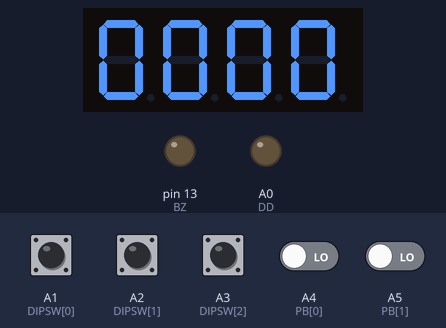
Simulated run of this sketch. Board: Arduino Uno, built with avr-gcc and run on an emulated ATmega328P. Parts: 4-digit seven-segment display, output pins drawn as LEDs (lit = HIGH). Wiring (inferred from the names in the program): 4-digit 7-segment display, segments lit when LOW: segments pin 6, pin 7, pin 8, pin 9, pin 10, pin 11, pin 12; digit selects pin 2, pin 3, pin 4, pin 5. The test bench sets the inputs (shaded band); at power-on: A1 (DIPSW[0]), A2 (DIPSW[1]), A3 (DIPSW[2]), A4 (PB[0]), A5 (PB[1]) LOW. The segment pins are drawn as the display they are named for; pins used as bus, display or sensor lines are not drawn.

Above: at 1.2 s.
1.3 s: A1 (DIPSW[0]) pulled HIGH for 1 s
At 2.7 s:
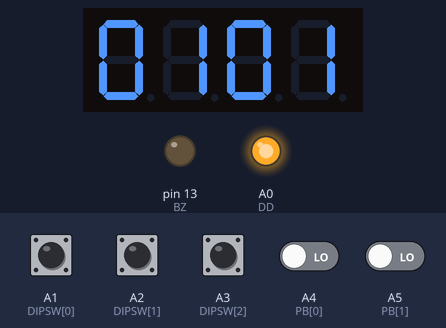
2.9 s: A2 (DIPSW[1]) pulled HIGH for 0.15 s
At 3.02 s:
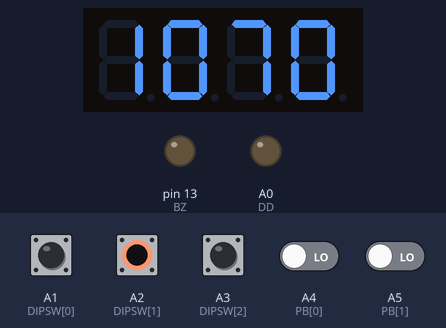
3.6 s: A1 (DIPSW[0]) pulled HIGH for 0.15 s
At 4.2 s:
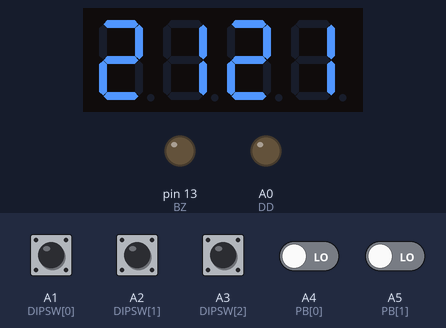
5.2 s: A2 (DIPSW[1]) pulled HIGH for 1 s
At 5.42 s:
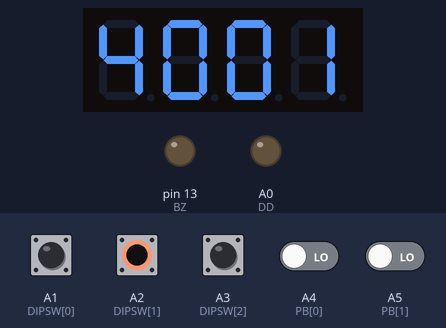
Timing chart, 0 to 7.8 s (numbered marks = the images above; inputs shaded):
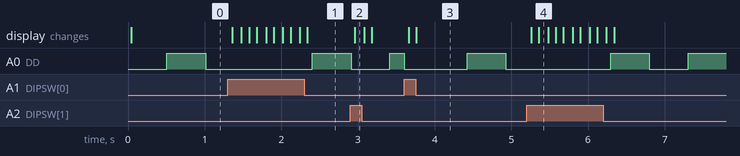

The sketch:

hw02_2.ino
```cpp
/*
Coded by Jheng-Hong Wang (2018)
E-mail : workspace2110@gmail.com
Description:
    題目： 兼具鬧鐘與時鐘功能之電子時鐘(進階版)
    接腳:
        P11B(1~4)   : 分別接微控板的 2 、3 、4 、5 腳
        P11A(a~g)   : 分別接微控板的 6 、7 、8 、9 、10 、11 、12 腳
        P14         : 接微控板的 13 腳
        DD          : 接微控板的 A0 腳
        P5-1~P5-3   : 分別接微控板的 A1 、A2 、A3 腳
        P6-5~P6-6   : 分別接微控板的 A4 、A5 腳
        P6-1        : 接GND(低態動作)
    功能:
        (1)具有調整時、分的功能
        (2)每隔5分鐘從蜂鳴器發出聲音
        (3)每小時發出一段簡短音樂報時
        (4)設定鬧鐘
        (5)重複播放一段音樂，直到關掉鬧鐘功能
*/

// Include library(s):
#include "Clock.h" //My library : 處理時鐘運作作業(詳情請看header檔)
//--------------------------------------------

// Declare variables:

// Output pins:
const int scan[] = {2, 3, 4, 5};                // 宣告掃描信號接腳
const int SEG[] = {6, 7, 8, 9, 10, 11, 12};     // 宣告顯示信號接腳(g~a)
const int BZ = 13;                              // 宣告蜂鳴器接腳
const int DD = A0;                              // 宣告閃秒LED接腳(":")
// ===========================================

// Input pins
const int DIPSW[] = {A1, A2, A3};       // 宣告指撥開關接腳
const int PB[] = {A4, A5};              // 宣告按鍵接腳
// ===========================================

// Data:
Clock* clock;   // 宣告時鐘物件
// ===========================================

//--------------------------------------------


// Initializing system
void setup(){
    clock = new Clock(SEG, scan, PB, 2, DIPSW, 3, BZ, DD);  //Instance clock
}
//--------------------------------------------

// Main function
void loop(){
    clock->runWork();// run clock
}
//--------------------------------------------
```

Clock.cpp
```cpp
#include "Clock.h"
using namespace std;

// Constructor: input(SEG pins(a~g), scanner pins, PB pins, DIPSW pins, and buzzer pin)
Clock::Clock(const int* SEG, const int* scan, const int* PB, int PB_length, const int* DIPSW, int DIPSW_length, const int buzzer, const int DD){
    FDSS = new FourDigitSevenSegment(SEG, scan);    //Instance FDSS

    this->PB = new int[ PB_length ];        // Instance PB array
    this->DIPSW = new int[ DIPSW_length ];  // Instance DIPSW array

    // Setting pins:
    set_PB_pins(PB, PB_length );
    set_DIPSW_pins(DIPSW, DIPSW_length );
    set_Buzzer_pin(buzzer);
    set_DD_pin(DD);
    // ===========================================
}
//--------------------------------------------

// Deconstructor
Clock::~Clock(){

}
//--------------------------------------------

// Setting DIP switch pins
void Clock::set_DIPSW_pins(const int* pins, int length){
    for(int i=0; i<length; ++i){
        DIPSW[i] = pins[i];
    }

    setupDIPSW();
}
//--------------------------------------------

// Setting PB pins
void Clock::set_PB_pins(const int* pins, int length){
    for(int i=0; i<length; ++i){
        PB[i] = pins[i];
    }

    setupPB();
}
//--------------------------------------------

// Setting Buzzer pins
void Clock::set_Buzzer_pin(const int pin){
    BZ = pin;

    setupBuzzer();
}
//--------------------------------------------

// Setting DD pins
void Clock::set_DD_pin(const int pin){
    DD = pin;

    setupDD();
}
//--------------------------------------------

// 調整模式
void Clock::adjustment(){
    while(phase0==1){
        seconds = 0;                // 秒數歸零
        digitalWrite(DD, false);    // 閃秒固定亮著

        // 時遞增調整(按鍵為低態動作)
        if(!digitalRead(PB[0])){    // 若PB[0]被按下(時遞增)
            add_hour(disp);
        }

        // 分遞增調整(按鍵為低態動作)
        if(!digitalRead(PB[1])){    // 若PB[1]被按下(分遞增)
            add_minute(disp);
        }

        FDSS->scanner(25, disp);    // 連續掃描25週(100ms，每秒約10次)

        DIP_swtich();   // 讀取指撥開關
    }
}
//--------------------------------------------

// 鬧鐘調整模式
void Clock::adjustment_alarm(){
   while(phase0==2){
        seconds = 0;                // 秒數歸零
        digitalWrite(DD, false);    // 閃秒固定亮著

        // 時遞增調整(按鍵為低態動作)
        if(!digitalRead(PB[0])){    // 若PB[0]被按下(時遞增)
            add_hour(goal);
        }

        // 分遞增調整(按鍵為低態動作)
        if(!digitalRead(PB[1])){    // 若PB[1]被按下(分遞增)
            add_minute(goal);
        }

        FDSS->scanner(25, goal);    // 連續掃描25週(100ms，每秒約10次)
        FDSS->closeAll();           // Close all LED(Prevent afterimage)

        DIP_swtich();   // 讀取指撥開關
   }
}
//--------------------------------------------

// 計時模式
void Clock::timing(){
    int index = 0;              // index of tones
    boolean activity = false;   // flag (Can it be an alarm?)

    while(phase0==0){
      if(!activity){
        FDSS->scanner(2, disp); // 連續掃描2週(8ms)
      }else{
        FDSS->closeAll();       // 關閉鬧鐘顯示
      }

        x1 = millis();          // 查詢時間
        x2=x1-x0;               // 計算時間差

        if(x2>=500){    // 0.5秒時間差
            x0=x1;      // 記錄時間

            // 切換閃秒:
            sec=!sec;
            digitalWrite(DD, sec);
            // - - - - - - - - - - - - - - - - - - - - - -

            // 處理時間
            if(sec){
                if(++seconds>=60){      // 秒數加1
                    seconds-=60;        // 若秒數滿60則歸零
                    if(disp[0]==9){     // 若分之個位數滿9
                        disp[0]=0;      // 則分之個位數歸零

                        if(disp[1]==5){ // 若分之十位數滿5
                            disp[1]=0;  // 則分之十位數歸零

                            add_hour(disp);     // Add one hour
                        }else{
                            ++disp[1];  //否則分之十位數加1
                        }

                    }else{
                        ++disp[0];      //否則分之個位數加1
                    }
                }
            }

        }
        isAlarm();

        if(alarm){  // It is alarm

            // Check time
            if(disp[0]==goal[0] && disp[1]==goal[1] && disp[2]==goal[2] && disp[3]==goal[3]){
                activity = true;
            }


            if(activity){                   // If time to ,play one beat of music

                FDSS->closeAll();           // Close all LED(Prevent afterimage)

                if(index >= tones_size){    // Checking if index is over range
                    index = 0;              // if index is over range, make index to 0
                }

                if(tones[index] != 0){                              // if the tone is not pause.
                    tone(BZ, tones[index], beat[index]*tempo);      // play one tone with one beat
                }

                seconds += ( ((double)tempo) /1000 )*beat[index];   // Computing fix time

                delay(beat[index]*tempo);   // Waitting one beat
                noTone(BZ);                 // Close buzzer (Prevent afterimage)
                ++index;                    // Moving index to next one
            }

        }else{                              // If it is not alarm, it will not play music
            activity = false;
        }

        DIP_swtich();   // 讀取指撥開關
    }
}
//--------------------------------------------

// 讀取指撥開關
void Clock::DIP_swtich(){
    if(digitalRead(DIPSW[1])){          // 讀取指撥開關(DIPSW[1]) ： 鬧鐘調整模式
        phase0 = 2;
    }else if(digitalRead(DIPSW[0])){    // 讀取指撥開關(DIPSW[0]) ： 調整模式
        phase0 = 1;
    }else{                              // 讀取指撥開關(DIPSW[0]) ： 計時模式
        phase0 = 0;
    }
}
//--------------------------------------------

// 讀取鬧鐘模式是否開啟
void Clock::isAlarm(){
    if(digitalRead(DIPSW[2])){  // It is alarm.
        alarm = true;
    }else{                      // It is not alarm.
        alarm = false;
    }
}
//--------------------------------------------

// Run
void Clock::runWork(){
    DIP_swtich();           // 讀取指撥開關
    adjustment_alarm();     // 鬧鐘調整模式
    adjustment();           // 調整模式
    timing();               // 計時模式
}
// - - - - - - - - - - - - - - - - - - - - - -

// Add one hour
void Clock::add_hour(int* m_time/*m_time: time array*/){
    if(m_time[3]==2 && m_time[2]==3){   // 若已23時
        m_time[3]=0;                    // 時之十位數歸零
        m_time[2]=0;                    // 時之個位數歸零
    }else if(m_time[2]==9){             // 若時之個位數等於9
        m_time[2]=0;                    // 時之個位數歸零
        ++m_time[3];                    // 時之十位數遞增(進位)
    }else{
        ++m_time[2];                    // 否則時之個位數遞增
    }
}
//--------------------------------------------

// Subtract one hour
void Clock::subtract_hour(int* m_time/*m_time: time array*/){
    if(m_time[3]==0 && m_time[2]==0){   // 若已00時
        m_time[3]=2;                    // 時之十位數調整為2
        m_time[2]=3;                    // 時之個位數調整為3
    }else if(m_time[2]==0){             // 若時之個位數等於0
        m_time[2]=9;                    // 時之個位調整為9
        --m_time[3];                    // 時之十位數遞減(借位)
    }else{
        --m_time[2];                    // 否則時之個位數遞減
    }
}
//--------------------------------------------

// Add one minute
void Clock::add_minute(int* m_time/*m_time: time array*/){
    if(m_time[1]==5 && m_time[0]==9){   // 若已59分
        m_time[1]=0;                    // 分之十位數歸零
        m_time[0]=0;                    // 分之個位數歸零
    }else if(m_time[0]==9){             // 若分之個位數等於9
        m_time[0]=0;                    // 分之個位數歸零
        ++m_time[1];                    // 分之十位數遞增(進位)
    }else{
        ++m_time[0];                    // 否則分之個位數遞增
    }
}
//--------------------------------------------

// Subtract one minute
void Clock::subtract_minute(int* m_time/*m_time: time array*/){
    if(m_time[1]==0 && m_time[0]==0){   // 若已00分
        m_time[1]=5;                    // 分之十位數調整為5
        m_time[0]=9;                    // 分之個位數調整為9
    }else if(m_time[0]==0){             // 若分之個位數等於0
        m_time[0]=9;                    // 分之個位調整為9
        --m_time[1];                    // 分之十位數遞減(借位)
    }else{
        --m_time[0];                    // 否則分之個位數遞減
    }
}
//--------------------------------------------

// beep beep counts times
double Clock::beep(int pin, int counts){
    double delayTime = 0;
    for(int i=0; i<counts; ++i){    // 執行counts次
        tone(pin, 1000, 100);       // 發聲(1kHz,0.1秒)
        delay(100);                 // 靜音(0.1秒)
        delayTime += 0.2;           // Computing fix time
    }

    return delayTime;               // return fix time
}
//--------------------------------------------

// Setup all PB
void Clock::setupPB(){
    for(int i=0; i<(sizeof(PB)/sizeof(PB[0])); ++i){
        pinMode(PB[i], INPUT);
    }
}
//--------------------------------------------

// Setup all dip switch
void Clock::setupDIPSW(){
    for(int i=0; i<(sizeof(DIPSW)/DIPSW[0]); ++i){
        pinMode(DIPSW[i], INPUT);
    }
}
//--------------------------------------------

// Setup buzzer
void Clock::setupBuzzer(){
    pinMode(BZ, OUTPUT);
}
//--------------------------------------------

// Setup DD
void Clock::setupDD(){
    pinMode(DD, OUTPUT);
}
//--------------------------------------------
```

Clock.h
```cpp
/*
Coded by Jheng-Hong Wang (2018)
E-mail : workspace2110@gmail.com
Description:
    處理時鐘的運行及邏輯
*/
#ifndef CLOCK_H
#define CLOCK_H

// include librarys:
#include "Arduino.h"                // Ardruino base library
#include "FourDigitSevenSegment.h"  // My Library : 處理四段七節顯示器的部分作業(詳情請看header檔)
//--------------------------------------------
using namespace std;

class Clock{
public:
    // Constructor: input(SEG pins(a~g), scanner pins, PB pins, DIPSW pins, and buzzer pin)
    Clock(const int* SEG, const int* scan, const int* PB, int PB_length, const int* DIPSW, int DIPSW_length, const int buzzer, const int DD);
    // ===========================================

    // Deconstructor
    ~Clock();
    // ===========================================

    // Functions:

    // Setting Functions:

    // Setting DIP switch pins
    void set_DIPSW_pins(const int* pins, int length);

    // Setting PB pins
    void set_PB_pins(const int* pins, int length);

    // Setting Buzzer pins
    void set_Buzzer_pin(const int pin);

    // Setting DD pins
    void set_DD_pin(const int pin);
    // - - - - - - - - - - - - - - - - - - - - - -

    // Clock work Functions:

    // 調整模式
    void adjustment();

    // 鬧鐘調整模式
    void adjustment_alarm();

    // 計時模式
    void timing();
    // - - - - - - - - - - - - - - - - - - - - - -

    // The others functions:

    // beep beep counts times
    double beep(int pin, int counts);

    // 讀取指撥開關
    void DIP_swtich();
    // - - - - - - - - - - - - - - - - - - - - - -

    // 讀取鬧鐘模式是否開啟
    void isAlarm();
    // - - - - - - - - - - - - - - - - - - - - - -

    // Run
    void runWork();
    // - - - - - - - - - - - - - - - - - - - - - -

    // ===========================================
private:
    // Functions:

    // Time work Functions:

    // Add one hour
    void add_hour(int* m_time/*m_time: time array*/);

    // Subtract one hour
    void subtract_hour(int* m_time/*m_time: time array*/);

    // Add one minute
    void add_minute(int* m_time/*m_time: time array*/);

    // Subtract one minute
    void subtract_minute(int* m_time/*m_time: time array*/);
    // - - - - - - - - - - - - - - - - - - - - - -

    // Setup functions:

    // Setup all PB
    void setupPB();

    // Setup all dip switch
    void setupDIPSW();

    // Setup buzzer
    void setupBuzzer();

    // Setup DD
    void setupDD();
    // - - - - - - - - - - - - - - - - - - - - - -

    // ===========================================

    // Pins:
    int BZ;     // 宣告蜂鳴器接腳
    int DD;     // 閃秒LED接腳(":")
    int* PB;    // 按鍵接腳
    int* DIPSW; // 指撥開關接腳
    // ===========================================

    // Base data:
    FourDigitSevenSegment* FDSS;    // 四段七節顯示器處理物件
    int disp[4] = {0, 0, 0, 0};     // 顯示緩衝區陣列(buffer)
    int goal[4] = {0, 0, 6, 0};     // 鬧鈴目標時間，預設06:00
    unsigned long long x0,x1,x2;    // 時間變數
    int phase0 = 2;                 // 工作旗標(flag)：phase0=0計時模式, phase0=1調整模式, phase0=2鬧鐘調整模式
    boolean alarm = true;           // 工作旗標(flag)：alarm=false鬧鐘模式開(ON), alarm=true鬧鐘模式關(OFF)
    double seconds=0;               // 秒變數
    bool sec = false;               // 閃秒LED旗標(flag)
    // ===========================================

    // Data of music:
    // beat
    double beat[49] = {
        1, 1, 2, 1, 1, 2, 1, 1, 1, 1, 1, 1, 2,
        1, 1, 2, 1, 1, 2, 1, 1, 1, 1, 4,
        1, 1, 1, 1, 1, 1, 2, 1, 1, 1, 1, 1, 1, 2,
        1, 1, 2, 1, 1, 2, 1, 1, 1, 1, 4
    };
    // - - - - - - - - - - - - - - - - - - - - - -

    // tones
    int tones[49] = {
        784, 659, 659, 698, 587, 587, 523, 587, 659, 698, 784, 784, 784,
        784, 659, 659, 698, 587, 587, 523, 659, 784, 784, 659,
        587, 587, 587, 587, 587, 659, 698, 659, 659, 659, 659, 659, 698, 784,
        784, 659, 659, 698, 587, 587, 523, 659, 784, 784, 523
    };
    // - - - - - - - - - - - - - - - - - - - - - -

    // tempo
    int tempo = 300;
    // - - - - - - - - - - - - - - - - - - - - - -

    // size of tones
    int tones_size = sizeof(tones)/sizeof(tones[0]);
    // - - - - - - - - - - - - - - - - - - - - - -
    // ===========================================
protected:
};
#endif // !CLOCK_H
```

FourDigitSevenSegment.h
```cpp
/*
Coded by Jheng-Hong Wang (2018)
E-mail : workspace2110@gmail.com
Description:
    處理四段七節顯示器顯示及接腳作業
*/
#ifndef FOURDIGITSEVENSEGMENT_H
#define FOURDIGITSEVENSEGMENT_H

// include librarys:
#include "Arduino.h"    //Ardruino base library
//--------------------------------------------
using namespace std;

class FourDigitSevenSegment
{
public:
    // Constructors:

    // Constructor: default
    FourDigitSevenSegment(/* args */);

    // Constructor: input(SEG pins(a~g) and scanner pins)
    FourDigitSevenSegment(const int* SEG_pins, const int* scan_pins);

    // Constructor: input(SEG pins(a~g and dp) and scanner pins)
    FourDigitSevenSegment(const int* SEG_pins, const int* scan_pins, int dp);
    // ===========================================

    // Deconstructor:
    ~FourDigitSevenSegment();
    // ===========================================

    // Functions:

    // Setting Functions:

    // Setting Individual Segments Illuminated pins(a~g)
    void set_SEG_pins(const int* pins/*pins: SEG pins array(g~a)*/);

    // Setting Individual Segments Illuminated pins(a~g, and dp)
    void set_SEG_pins(int g, int f, int e, int d, int c, int b, int a, int dp);

    // Setting Scanner pins
    void set_scan_pins(const int* pins/*scan_pins: scanner pins array*/);

    // Setting Scanner pins
    void set_scan_pins(int pin0, int pin1, int pin2, int pin3);

    // Setting Individual Segments Illuminated pins(dp)
    void set_dp_pin(int dp/*dp: SEG pins array(dp)*/);
    // - - - - - - - - - - - - - - - - - - - - - -

    // Getting Functions:

    // Getting length of SEG
    int get_SEG_size();

    // Getting length of scan
    int get_scan_size();
    // - - - - - - - - - - - - - - - - - - - - - -

    // The Others Functions:

    // Scan x times and display numbers
    void scanner(int x/*x: Scanning x times*/, int* disp/*disp: display numbers array*/);

    // Close all LED
    void closeAll();
    // ===========================================
private:
    //Functions:

    // Display numbers
    void setNumber(int number);

    // setup Individual Segments Illuminated pins(a~g)
    void setupSEG();

    // setup scanner pins
    void setupScan();

    // setup Individual Segments Illuminated pins(dp)
    void setupDp();
    // ===========================================

    // Pins:
    int* SEG;       // 宣告顯示信號接腳陣列(a~g)
    int dp;         // 宣告顯示信號接腳(dp)
    int* scan;      // 宣告掃描信號接腳陣列(scanner)
    // ===========================================

    // Data:
    const int SEG_size = 7;         // length of SEG
    const int scan_szie = 4;        // length of scan

    const int SEG_code[10] = {      // 宣告七節顯示碼陣列
  		0xc0,0xf9,0xa4,0xb0,0x99,   // 0~4
  		0x92,0x82,0xf8,0x80,0x90    // 5~9
    };
    // ===========================================
protected:
};

#endif // !FOURDIGITSEVENSEGMENT_H
```

Source omitted: FourDigitSevenSegment.cpp (5315 bytes)

Measured:
- after the input at 1.3 s, the display: first changes after 0.06 s (image 1 shows a later state)
- after the input at 2.9 s, the display: changes after 0.06 s (image 2)
- after the input at 3.6 s, the display: first changes after 0.06 s (image 3 shows a later state)
- after the input at 5.2 s, the display: first changes after 0.06 s (image 4 shows a later state)
